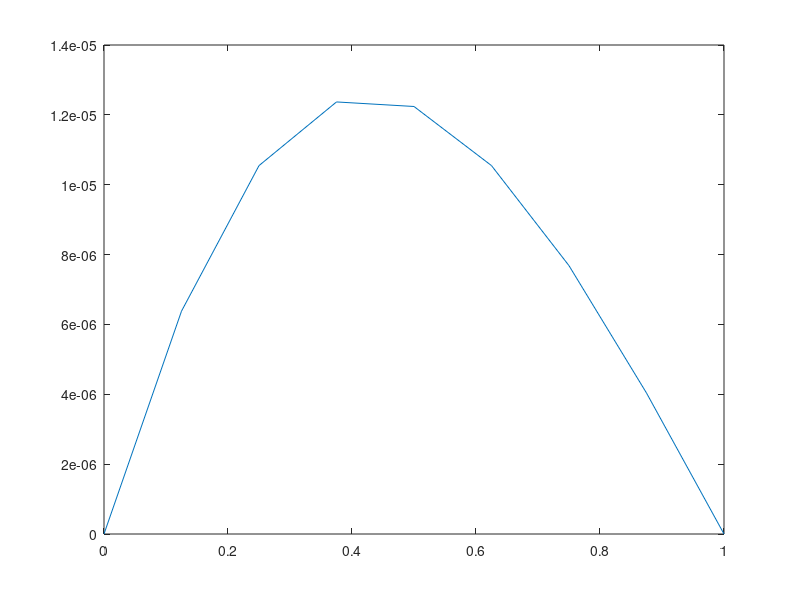

Reproduce this figure in MATLAB.
clear all
% THIS SOLVES A SIMPLY SUPPORTED BEAM PROBLEM
%% Constants
%%% Constant Definitions
n = 8; %number of nodes
L = 1; %beam length
Le = L/n;% element length
EI = 10000; %Young's Modulus and Moment of Inertia for beam
p = 100; % Density 

%% Mass Matrix
%Populate Mass Matrix
Me = zeros(4);

%Mass matrix for one element
Me(1,1) = 156;
Me(2,1) = 22*Le;
Me(3,1) = 54;
Me(4,1) = -13*Le;

Me(2,2) = 4*Le^2;
Me(3,2) = 13*Le;
Me(4,2) = -3*Le^2;

Me(3,3) = 156;
Me(4,3) = -22*Le;

Me(4,4) = 4*Le^2;

% Reflect matrix along diagonal
Me = Me+tril(Me,-1).';

N = 2*n + 2; %dimensions of final matrix

%Mass matrix for all elements
M = zeros(N);

[r,c]=size(Me);
d = 0;
for i = 1:n
    xpos=i+d;ypos=i+d;
    M(xpos:xpos+r-1,ypos:ypos+c-1)=Me;
    d = d+1;
end

% Adjust for elements where nodes add up
for i=3:N-2
    if mod(i,2) == 1
        M(i,i) = 156*2;
        M(i+1,i) = 0;
        M(i,i+1) = 0;
    else
        M(i,i) = 8*Le^2;
        M(i+1,i) = 13*Le;
        M(i,i+1) = 13*Le;
    end
end

M = ((p*Le)/420)*M;

%% Stiffness Matrix
% Populate Stiffness Matrix
Ke = zeros(4);

%Mass matrix for one element
Ke(1,1) = 12;
Ke(2,1) = 6*Le;
Ke(3,1) = -12;
Ke(4,1) = 6*Le;

Ke(2,2) = 4*Le^2;
Ke(3,2) = -6*Le;
Ke(4,2) = 2*Le^2;

Ke(3,3) = 12;
Ke(4,3) = -6*Le;

Ke(4,4) = 4*Le^2;

% Reflect matrix along diagonal
Ke = Ke+tril(Ke,-1).';

N = 2*n + 2; %dimensions of final matrix

%Mass matrix for all elements
K = zeros(N);

[r,c]=size(Me);
d = 0;
for i = 1:n
    xpos=i+d;ypos=i+d;
    K(xpos:xpos+r-1,ypos:ypos+c-1)=Ke;
    d = d+1;
end

% Adjust for elements where nodes add up
for i=3:N-2
    if mod(i,2) == 1
        K(i,i) = 24;
        K(i+1,i) = 0;
        K(i,i+1) = 0;
    else
        K(i,i) = 8*Le^2;
        K(i+1,i) = -6*Le;
        K(i,i+1) = -6*Le;
    end
end

K = (EI/Le^3)*K;

%% Force Vector
F = [0; 16; 0; 0]; %temporary force vector
F = vertcat(F,zeros(12,1));
%% Reduce by removing known node displacements

% Remove first row/col and second to last row/col
K = K([2:end-2,end],[2:end-2,end]);

M = M([2:end-2,end],[2:end-2,end]);

%% Solve the static problem
u = K\F;

% Plot
x = 0:Le:L;
disp = vertcat(0,u(2:2:end-1),0);
plot(x,disp);

% %% Convert second order ODE ([M]q'' + [K]q = P) to set of first order ODEs
% [r,c] = size(M);
% 
% M_1 = vertcat(horzcat(zeros(r),M),horzcat(eye(r),zeros(r)));
% K_1 = vertcat(horzcat(K,zeros(r)),horzcat(zeros(r),eye(r)));
% F_1 = vertcat(F,zeros(r,1));


